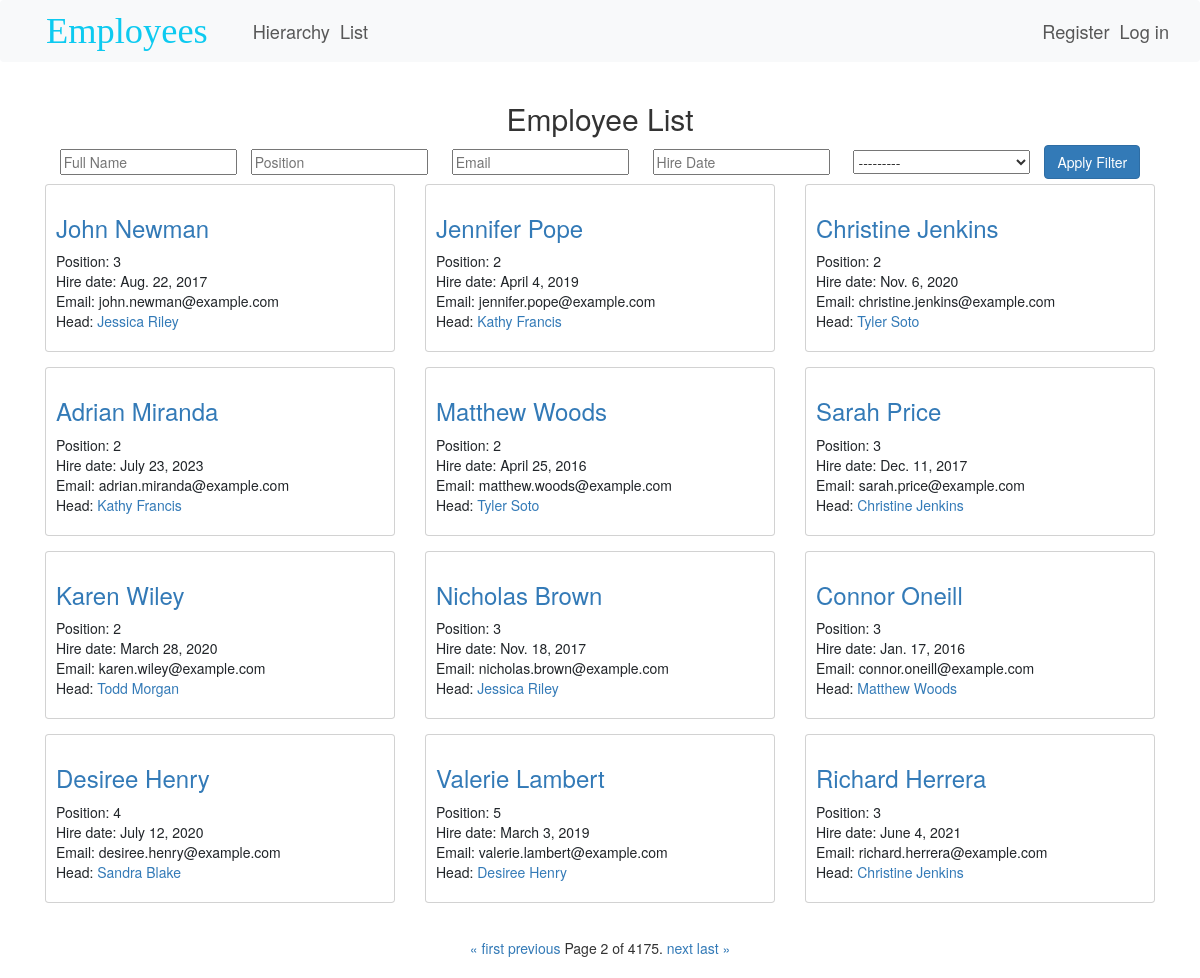
Screenshot of /employees/list/?page=2 with the database file from the repository.
### employees/models.py (models this page shows, shortened)
class Employee(models.Model):
    full_name = models.CharField(max_length = 100)
    position = models.CharField(max_length = 100)
    hire_date = models.DateField()
    email = models.EmailField()
    head = models.ForeignKey('self',
                             on_delete = models.SET_NULL,
                             null = True,
                             blank = True)

### employees/views.py (the view)
# urls.py: path('list/', EmployeeListView.as_view(), name='employee-list'),
class EmployeeListView(ListView):
    model = Employee
    context_object_name = 'employees'
    template_name = 'employee_list.html'
    paginate_by = 12
    def get_queryset(self):
        queryset = Employee.objects.all()
        employee_filter = EmployeeFilter(self.request.GET, queryset=queryset)
        return employee_filter.qs
    def get_context_data(self, **kwargs):
        context = super().get_context_data(**kwargs)
        params_dict = {key: value for key, value in self.request.GET.items() if key != 'page'}
        filter_params = urlencode(params_dict)
        context['filter_params'] = filter_params
        context['filter'] = EmployeeFilter(self.request.GET, queryset=self.get_queryset())
        context['authenticated'] = self.request.user.is_authenticated
        context['user'] = self.request.user
        return context

### employees/templates/employee_list.html (shortened to what this page needs)
{% extends "layout.html" %}
{% block body %}
<div class="d-flex flex-column justify-content-center align-items-center">
    <h2>Employee List</h2>
    <form method="get" class="form-inline">
        <div class="form-group mb-2">
            {{ filter.form.full_name }}
        </div>
        <div class="form-group mx-sm-3 mb-2">
            {{ filter.form.position }}
        </div>
        <div class="form-group mx-sm-3 mb-2">
            {{ filter.form.email }}
        </div>
        <div class="form-group mx-sm-3 mb-2">
            {{ filter.form.hire_date }}
        </div>
        <div class="form-group mx-sm-3 mb-2">
            {{ filter.form.order_by }}
        </div>
        <button type="submit" class="btn btn-primary mb-2">Apply Filter</button>
    </form>
</div>
    <div id="employee-list-container">
        {% include 'employee_list_partial.html' %}
    </div>
    <div class="container text-center">
    <div class="pagination">
        <span class="step-links">
            {% if page_obj.has_previous %}
                <a href="?page=1{% if filter_params %}&{{ filter_params }}{% endif %}">&laquo; first</a>
                <a href="?page={{ page_obj.previous_page_number }}{% if filter_params %}&{{ filter_params }}{% endif %}">previous</a>
            {% endif %}
            <span class="current">
                Page {{ page_obj.number }} of {{ page_obj.paginator.num_pages }}.
            </span>
            {% if page_obj.has_next %}
                <a href="?page={{ page_obj.next_page_number }}{% if filter_params %}&{{ filter_params }}{% endif %}">next</a>
                <a href="?page={{ page_obj.paginator.num_pages }}{% if filter_params %}&{{ filter_params }}{% endif %}">last &raquo;</a>
            {% endif %}
        </span>
    </div>
</div>
{% endblock body %}

### employees/templates/employee_list_partial.html
<div id="employee-list-container" class="container">
    <div class="row justify-content-center">
        {% for employee in employees %}
        <div class="col-md-4 mb-4">
            <div class="card">
                <div class="card-body">
                    <h3><a href="{% url 'employee-detail' employee.id %}">{{ employee.full_name }}</a></h3>
                    <ul class="list-unstyled">
                        <li>Position: {{employee.position}}</li>
                        <li>Hire date: {{employee.hire_date}}</li>
                        <li>Email: {{employee.email}}</li>
                        {% if not employee.head.full_name is None %}
                        <li>Head: <a href='{% url "employee-detail" employee.head.id %}'>{{employee.head.full_name}}</a></li>
                        {% endif %}
                    </ul>
                </div>
            </div>
        </div>
        {% endfor %}
    </div>
</div>

### rows the page displays
Employee: full_name "John Newman", position "3", hire_date "Aug. 22, 2017", email "john.newman@example.com", head.full_name "Jessica Riley"
Employee: full_name "Jennifer Pope", position "2", hire_date "April 4, 2019", email "jennifer.pope@example.com", head.full_name "Kathy Francis"
Employee: full_name "Christine Jenkins", position "2", hire_date "Nov. 6, 2020", email "christine.jenkins@example.com", head.full_name "Tyler Soto"
Employee: full_name "Adrian Miranda", position "2", hire_date "July 23, 2023", email "adrian.miranda@example.com", head.full_name "Kathy Francis"
Employee: full_name "Matthew Woods", position "2", hire_date "April 25, 2016", email "matthew.woods@example.com", head.full_name "Tyler Soto"
Employee: full_name "Sarah Price", position "3", hire_date "Dec. 11, 2017", email "sarah.price@example.com", head.full_name "Christine Jenkins"
Employee: full_name "Karen Wiley", position "2", hire_date "March 28, 2020", email "karen.wiley@example.com", head.full_name "Todd Morgan"
Employee: full_name "Nicholas Brown", position "3", hire_date "Nov. 18, 2017", email "nicholas.brown@example.com", head.full_name "Jessica Riley"
Employee: full_name "Connor Oneill", position "3", hire_date "Jan. 17, 2016", email "connor.oneill@example.com", head.full_name "Matthew Woods"
Employee: full_name "Desiree Henry", position "4", hire_date "July 12, 2020", email "desiree.henry@example.com", head.full_name "Sandra Blake"
Employee: full_name "Valerie Lambert", position "5", hire_date "March 3, 2019", email "valerie.lambert@example.com", head.full_name "Desiree Henry"
Employee: full_name "Richard Herrera", position "3", hire_date "June 4, 2021", email "richard.herrera@example.com", head.full_name "Christine Jenkins"

### other values shown
{{ page_obj.number }} "2"
{{ page_obj.paginator.num_pages }} "4175"
